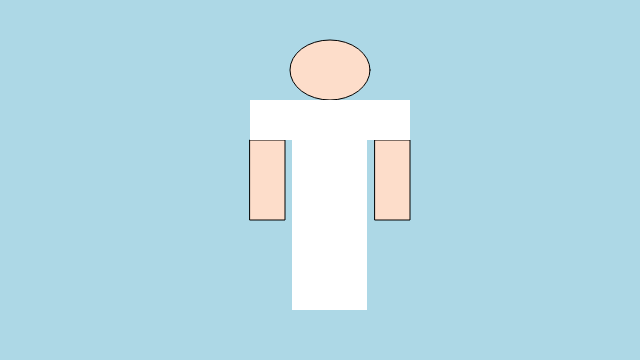
Frame 1 (no input)
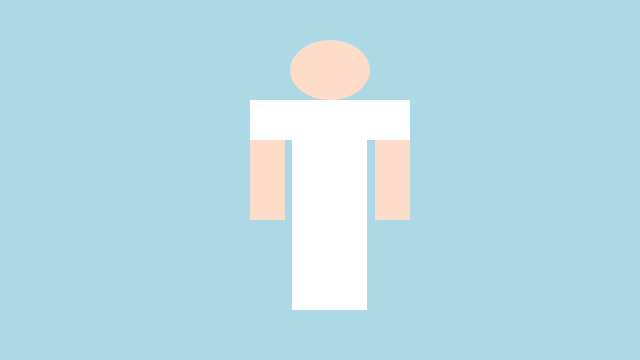
Frame 60 (no input)
Frame 120 (the mouse pressed at the canvas centre since frame 60): identical to frame 60, image omitted

The p5.js sketch that drew these frames (run headless with seeded random() and noise() and a simulated clock; from frame 60 on, the mouse is pressed at the canvas centre):

// p5.js sketch
// ── sketch.js
/*
	Final Project
	05.07.2020
*/

var torsoNumber = 0; //torso default number
var skinColorNumber = 0 //skin color default number
var pantsNumber = 0 // pants default number

//torso, pants, skincolor default
var torso = ('white');
var pants = ("white");
var skinColor = ("#fdddca");

function setup() {
	createCanvas(640, 360);
}

function draw() {
	background('lightblue');

	//head
	fill(skinColor);
	ellipse(330, 70, 80, 60);

	//defaultarms
	rect(250, 140, 35, 80); 
	rect(375, 140, 35, 80);

	//default torso
	noStroke();
	fill(torso);
	rect(250, 100, 160, 40);
	rect(292, 100, 75, 110);

	//default pants
	fill(pants);
	rect(292, 210, 40, 100);
	rect(327, 210, 40, 100);

	//torso colors
	if (torsoNumber == 0) {
		torso = ("#fff");
	} else if (torsoNumber == 2) {
		torso = ('darkgrey');
	} else if (torsoNumber == 3) {
		torso = ('green');
	} else if (torsoNumber == 4) {
		torso = ('purple');
	} else if (torsoNumber == 5) {
		torso = ('red');
	} else if (torsoNumber == 6) {
		torso = ('orange');
	} 
	//pants colors
	if (pantsNumber == 0) {
		pants = ("#fff");
	} else if (pantsNumber == 2) {
		pants = ("green");
	} else if (pantsNumber == 3) {
		pants = ('yellow');
	} else if (pantsNumber == 4) {
		pants = ('white');
	} else if (pantsNumber == 5) {
		pants = ('blue'); 
	} else if (pantsNumber == 6) {
		pants = ('grey'); 
	} 

	//Skin color
	if (skinColorNumber == 0) {
		skinColor = ("#fdddca");
	} else if (skinColorNumber == 1) {
		skinColor = ("#967264");
	} else if (skinColorNumber == 2) {
		skinColor = ("#c68642");
	} else if (skinColorNumber == 3) {
		skinColor = ("#967264");
	} else if (skinColorNumber == 4) {
		skinColor = ("#f1c27d");
	} else if (skinColorNumber == 5) {
		skinColor = ("#ffdbac");
	}
}

function keyPressed() {
	if (keyCode == 38) {
		torsoNumber++;
	} else if (keyCode == 40) {
		torsoNumber--;
	}

	if (keyCode == 39) {
		pantsNumber++;
	} else if (keyCode == 37) {
		pantsNumber--;
	}

	if (keyCode == 77) {
		skinColorNumber++;
	} else if (keyCode == 78) {
		skinColorNumber--;
	}
}
